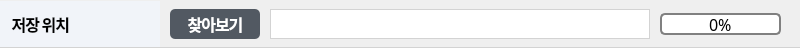
     <widget class="QFrame" name="sixth_frame">
      <property name="geometry">
       <rect>
        <x>0</x>
        <y>287</y>
        <width>800</width>
        <height>48</height>
       </rect>
      </property>
      <property name="styleSheet">
       <string notr="true">QFrame {
    border-top: 0px; /* 연한 회색 위쪽 선 */
    border-bottom: 1px solid #d3d3d3; /* 연한 회색 아래쪽 선 */
    border-left: 0px; /* 왼쪽 선 없음 */
    border-right: 0px; /* 오른쪽 선 없음 */
}
</string>
      </property>
      <property name="frameShape">
       <enum>QFrame::StyledPanel</enum>
      </property>
      <property name="frameShadow">
       <enum>QFrame::Raised</enum>
      </property>
      <widget class="QLabel" name="ste_lbl">
       <property name="geometry">
        <rect>
         <x>0</x>
         <y>1</y>
         <width>160</width>
         <height>46</height>
        </rect>
       </property>
       <property name="font">
        <font>
         <family>Pretendard</family>
         <pointsize>12</pointsize>
         <weight>75</weight>
         <bold>true</bold>
        </font>
       </property>
       <property name="styleSheet">
        <string notr="true">QLabel {
    background-color: rgb(241, 244, 249); /* 배경 색상 */
	padding:5px;
    color: black; /* 텍스트 색상 */
	border-top: 0px; /* 상측 선 없음 */
    border-bottom: 0px; /* 하측 선 없음 */		
	letter-spacing: -1px;	

			}
</string>
       </property>
       <property name="text">
        <string> 저장 위치</string>
       </property>
       <property name="textFormat">
        <enum>Qt::AutoText</enum>
       </property>
      </widget>
      <widget class="QPushButton" name="ste_btn">
       <property name="geometry">
        <rect>
         <x>170</x>
         <y>9</y>
         <width>90</width>
         <height>30</height>
        </rect>
       </property>
       <property name="font">
        <font>
         <family>Pretendard</family>
         <pointsize>12</pointsize>
         <weight>75</weight>
         <bold>true</bold>
        </font>
       </property>
       <property name="styleSheet">
        <string notr="true">QPushButton {
    background-color: #525962; /* 배경 색상 */
    color: white; /* 텍스트 색상 */
    border: none; /* 테두리 없음 */
    padding: 5px 10px; /* 패딩 설정 */
    border-radius: 5px; /* 둥근 테두리 */
	letter-spacing: -1px;	
}
QPushButton:hover {
    background-color: #6a6a6a; /* 마우스를 올렸을 때 배경 색상 */
}
QPushButton:pressed {
    background-color: #2a2a2a; /* 버튼을 눌렀을 때 배경 색상 */
}</string>
       </property>
       <property name="text">
        <string>찾아보기</string>
       </property>
      </widget>
      <widget class="QLineEdit" name="ste_le">
       <property name="geometry">
        <rect>
         <x>270</x>
         <y>9</y>
         <width>380</width>
         <height>30</height>
        </rect>
       </property>
       <property name="font">
        <font>
         <family>Pretendard SemiBold</family>
         <pointsize>12</pointsize>
         <weight>75</weight>
         <bold>true</bold>
        </font>
       </property>
       <property name="styleSheet">
        <string notr="true">QLineEdit {
    border: 1px solid #d3d3d3; /* 테두리 색상 */
    padding: 5px;
    color: black; /* 텍스트 색상 */
	letter-spacing: -1px;	
}</string>
       </property>
      </widget>
      <widget class="QProgressBar" name="progress">
       <property name="geometry">
        <rect>
         <x>660</x>
         <y>13</y>
         <width>121</width>
         <height>22</height>
        </rect>
       </property>
       <property name="font">
        <font>
         <family>Pretendard</family>
         <pointsize>12</pointsize>
        </font>
       </property>
       <property name="styleSheet">
        <string notr="true"> QProgressBar {
                border: 2px solid grey;
                border-radius: 5px;
                text-align: center;
            }

            QProgressBar::chunk {
                background-color:rgba(171, 99, 250, 0.8); /* 연한 하늘색 */
                width: 30px;
            }</string>
       </property>
       <property name="value">
        <number>0</number>
       </property>
      </widget>
     </widget>
